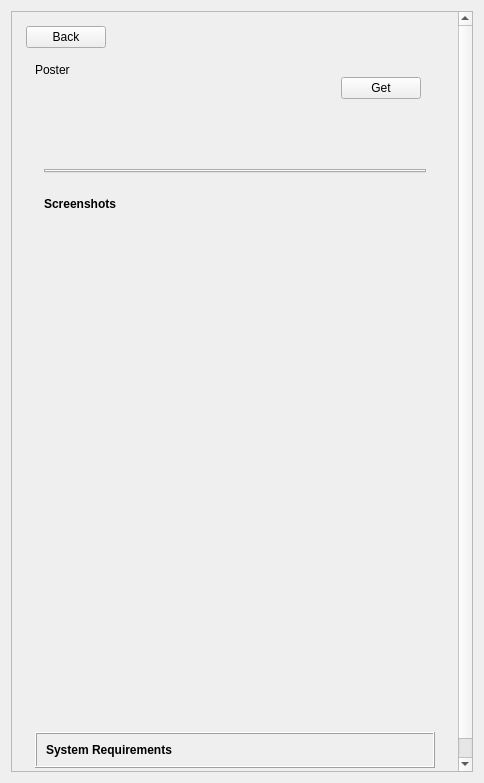
<?xml version="1.0" encoding="UTF-8"?>
<ui version="4.0">
 <class>GamePage</class>
 <widget class="QWidget" name="GamePage">
  <property name="geometry">
   <rect>
    <x>0</x>
    <y>0</y>
    <width>484</width>
    <height>783</height>
   </rect>
  </property>
  <property name="sizePolicy">
   <sizepolicy hsizetype="Preferred" vsizetype="Preferred">
    <horstretch>0</horstretch>
    <verstretch>0</verstretch>
   </sizepolicy>
  </property>
  <property name="windowTitle">
   <string>Form</string>
  </property>
  <layout class="QHBoxLayout" name="horizontalLayout">
   <item>
    <widget class="QScrollArea" name="scrollArea">
     <property name="widgetResizable">
      <bool>true</bool>
     </property>
     <widget class="QWidget" name="scrollAreaWidgetContents">
      <property name="geometry">
       <rect>
        <x>0</x>
        <y>0</y>
        <width>450</width>
        <height>809</height>
       </rect>
      </property>
      <layout class="QVBoxLayout" name="verticalLayout_6">
       <item>
        <layout class="QVBoxLayout" name="verticalLayout_4">
         <property name="leftMargin">
          <number>5</number>
         </property>
         <property name="topMargin">
          <number>5</number>
         </property>
         <property name="rightMargin">
          <number>5</number>
         </property>
         <property name="bottomMargin">
          <number>5</number>
         </property>
         <item>
          <widget class="QPushButton" name="btn_back">
           <property name="sizePolicy">
            <sizepolicy hsizetype="Fixed" vsizetype="Fixed">
             <horstretch>0</horstretch>
             <verstretch>0</verstretch>
            </sizepolicy>
           </property>
           <property name="text">
            <string>Back</string>
           </property>
          </widget>
         </item>
         <item>
          <widget class="QFrame" name="hero_frame">
           <property name="sizePolicy">
            <sizepolicy hsizetype="Expanding" vsizetype="Fixed">
             <horstretch>0</horstretch>
             <verstretch>0</verstretch>
            </sizepolicy>
           </property>
           <property name="maximumSize">
            <size>
             <width>16777215</width>
             <height>400</height>
            </size>
           </property>
           <property name="frameShape">
            <enum>QFrame::Shape::NoFrame</enum>
           </property>
           <property name="frameShadow">
            <enum>QFrame::Shadow::Raised</enum>
           </property>
           <layout class="QHBoxLayout" name="horizontalLayout_5">
            <item>
             <layout class="QHBoxLayout" name="horizontalLayout_4">
              <property name="leftMargin">
               <number>0</number>
              </property>
              <property name="topMargin">
               <number>0</number>
              </property>
              <property name="rightMargin">
               <number>0</number>
              </property>
              <property name="bottomMargin">
               <number>0</number>
              </property>
              <item>
               <layout class="QVBoxLayout" name="verticalLayout">
                <item alignment="Qt::AlignmentFlag::AlignLeft|Qt::AlignmentFlag::AlignTop">
                 <widget class="QLabel" name="game_poster">
                  <property name="sizePolicy">
                   <sizepolicy hsizetype="MinimumExpanding" vsizetype="MinimumExpanding">
                    <horstretch>0</horstretch>
                    <verstretch>0</verstretch>
                   </sizepolicy>
                  </property>
                  <property name="minimumSize">
                   <size>
                    <width>0</width>
                    <height>0</height>
                   </size>
                  </property>
                  <property name="maximumSize">
                   <size>
                    <width>300</width>
                    <height>400</height>
                   </size>
                  </property>
                  <property name="text">
                   <string>Poster</string>
                  </property>
                  <property name="scaledContents">
                   <bool>true</bool>
                  </property>
                 </widget>
                </item>
               </layout>
              </item>
              <item>
               <spacer name="horizontalSpacer">
                <property name="orientation">
                 <enum>Qt::Orientation::Horizontal</enum>
                </property>
                <property name="sizeHint" stdset="0">
                 <size>
                  <width>40</width>
                  <height>20</height>
                 </size>
                </property>
               </spacer>
              </item>
              <item>
               <widget class="QWidget" name="info_area" native="true">
                <property name="sizePolicy">
                 <sizepolicy hsizetype="Expanding" vsizetype="Expanding">
                  <horstretch>0</horstretch>
                  <verstretch>0</verstretch>
                 </sizepolicy>
                </property>
                <layout class="QVBoxLayout" name="verticalLayout_5">
                 <item>
                  <layout class="QGridLayout" name="meta_info"/>
                 </item>
                 <item>
                  <layout class="QVBoxLayout" name="verticalLayout_2">
                   <property name="spacing">
                    <number>5</number>
                   </property>
                   <property name="leftMargin">
                    <number>5</number>
                   </property>
                   <property name="topMargin">
                    <number>5</number>
                   </property>
                   <property name="rightMargin">
                    <number>5</number>
                   </property>
                   <property name="bottomMargin">
                    <number>5</number>
                   </property>
                   <item alignment="Qt::AlignmentFlag::AlignRight|Qt::AlignmentFlag::AlignVCenter">
                    <widget class="QPushButton" name="btn_get">
                     <property name="sizePolicy">
                      <sizepolicy hsizetype="Fixed" vsizetype="Fixed">
                       <horstretch>0</horstretch>
                       <verstretch>0</verstretch>
                      </sizepolicy>
                     </property>
                     <property name="minimumSize">
                      <size>
                       <width>0</width>
                       <height>0</height>
                      </size>
                     </property>
                     <property name="maximumSize">
                      <size>
                       <width>16777215</width>
                       <height>16777215</height>
                      </size>
                     </property>
                     <property name="text">
                      <string>Get</string>
                     </property>
                    </widget>
                   </item>
                   <item>
                    <widget class="QFrame" name="providers_container">
                     <property name="sizePolicy">
                      <sizepolicy hsizetype="Minimum" vsizetype="Minimum">
                       <horstretch>0</horstretch>
                       <verstretch>0</verstretch>
                      </sizepolicy>
                     </property>
                     <property name="frameShape">
                      <enum>QFrame::Shape::NoFrame</enum>
                     </property>
                     <property name="frameShadow">
                      <enum>QFrame::Shadow::Raised</enum>
                     </property>
                     <layout class="QVBoxLayout" name="verticalLayout_8">
                      <item>
                       <layout class="QVBoxLayout" name="providers_layout"/>
                      </item>
                     </layout>
                    </widget>
                   </item>
                  </layout>
                 </item>
                </layout>
               </widget>
              </item>
             </layout>
            </item>
           </layout>
          </widget>
         </item>
         <item>
          <widget class="QFrame" name="description_frame">
           <property name="sizePolicy">
            <sizepolicy hsizetype="Preferred" vsizetype="Preferred">
             <horstretch>0</horstretch>
             <verstretch>0</verstretch>
            </sizepolicy>
           </property>
           <property name="frameShape">
            <enum>QFrame::Shape::NoFrame</enum>
           </property>
           <property name="frameShadow">
            <enum>QFrame::Shadow::Raised</enum>
           </property>
           <layout class="QVBoxLayout" name="verticalLayout_3">
            <item>
             <widget class="QFrame" name="providers_container_2">
              <property name="frameShape">
               <enum>QFrame::Shape::NoFrame</enum>
              </property>
              <property name="frameShadow">
               <enum>QFrame::Shadow::Raised</enum>
              </property>
              <layout class="QHBoxLayout" name="horizontalLayout_2">
               <item>
                <widget class="QTabWidget" name="tabWidget">
                 <property name="currentIndex">
                  <number>-1</number>
                 </property>
                </widget>
               </item>
              </layout>
             </widget>
            </item>
            <item>
             <widget class="QFrame" name="gallery_container">
              <property name="frameShape">
               <enum>QFrame::Shape::NoFrame</enum>
              </property>
              <property name="frameShadow">
               <enum>QFrame::Shadow::Raised</enum>
              </property>
              <layout class="QVBoxLayout" name="verticalLayout_7">
               <item>
                <widget class="QLabel" name="game_screenshots_label">
                 <property name="sizePolicy">
                  <sizepolicy hsizetype="Fixed" vsizetype="Fixed">
                   <horstretch>0</horstretch>
                   <verstretch>0</verstretch>
                  </sizepolicy>
                 </property>
                 <property name="font">
                  <font>
                   <bold>true</bold>
                  </font>
                 </property>
                 <property name="text">
                  <string>Screenshots</string>
                 </property>
                </widget>
               </item>
               <item>
                <widget class="QScrollArea" name="gallery_area">
                 <property name="minimumSize">
                  <size>
                   <width>0</width>
                   <height>500</height>
                  </size>
                 </property>
                 <property name="frameShape">
                  <enum>QFrame::Shape::NoFrame</enum>
                 </property>
                 <property name="verticalScrollBarPolicy">
                  <enum>Qt::ScrollBarPolicy::ScrollBarAlwaysOff</enum>
                 </property>
                 <property name="sizeAdjustPolicy">
                  <enum>QAbstractScrollArea::SizeAdjustPolicy::AdjustToContents</enum>
                 </property>
                 <property name="widgetResizable">
                  <bool>true</bool>
                 </property>
                 <widget class="QWidget" name="scroll_widget_container">
                  <property name="geometry">
                   <rect>
                    <x>0</x>
                    <y>0</y>
                    <width>386</width>
                    <height>500</height>
                   </rect>
                  </property>
                  <property name="sizePolicy">
                   <sizepolicy hsizetype="Expanding" vsizetype="Expanding">
                    <horstretch>0</horstretch>
                    <verstretch>0</verstretch>
                   </sizepolicy>
                  </property>
                  <layout class="QVBoxLayout" name="verticalLayout_10">
                   <item>
                    <layout class="QHBoxLayout" name="gallery_layout"/>
                   </item>
                  </layout>
                 </widget>
                </widget>
               </item>
              </layout>
             </widget>
            </item>
            <item>
             <widget class="QFrame" name="requirements_container">
              <property name="frameShape">
               <enum>QFrame::Shape::Box</enum>
              </property>
              <property name="frameShadow">
               <enum>QFrame::Shadow::Raised</enum>
              </property>
              <layout class="QVBoxLayout" name="verticalLayout_9">
               <item>
                <widget class="QLabel" name="sys_req_sec_label">
                 <property name="sizePolicy">
                  <sizepolicy hsizetype="Fixed" vsizetype="Fixed">
                   <horstretch>0</horstretch>
                   <verstretch>0</verstretch>
                  </sizepolicy>
                 </property>
                 <property name="font">
                  <font>
                   <family>Ubuntu</family>
                   <italic>false</italic>
                   <bold>true</bold>
                  </font>
                 </property>
                 <property name="frameShape">
                  <enum>QFrame::Shape::NoFrame</enum>
                 </property>
                 <property name="text">
                  <string>System Requirements</string>
                 </property>
                 <property name="alignment">
                  <set>Qt::AlignmentFlag::AlignCenter</set>
                 </property>
                 <property name="wordWrap">
                  <bool>false</bool>
                 </property>
                </widget>
               </item>
               <item>
                <layout class="QGridLayout" name="requirements_grid"/>
               </item>
              </layout>
             </widget>
            </item>
            <item>
             <spacer name="verticalSpacer_3">
              <property name="orientation">
               <enum>Qt::Orientation::Vertical</enum>
              </property>
              <property name="sizeType">
               <enum>QSizePolicy::Policy::Expanding</enum>
              </property>
              <property name="sizeHint" stdset="0">
               <size>
                <width>20</width>
                <height>39</height>
               </size>
              </property>
             </spacer>
            </item>
           </layout>
          </widget>
         </item>
        </layout>
       </item>
      </layout>
     </widget>
    </widget>
   </item>
  </layout>
 </widget>
 <resources/>
 <connections/>
</ui>
